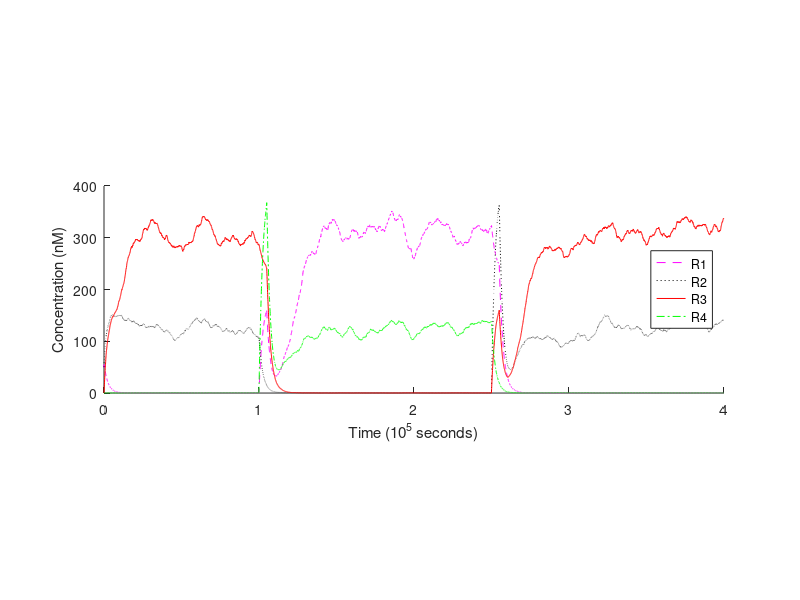

Recreate this plot in MATLAB.
% ============================== OCTAVE SETUP ==================================
    clear;
    format long;


% ========================== MODEL REACTION RATES ==============================

    % translation rates (1/s)
    Kt_R1 = 6e-4;
    Kt_R2 = 6e-4;
    Kt_R3 = 6e-4;
    Kt_R4 = 6e-4;

    % mRNA degradation rates (1/s)
    Kd_mR1P1 = 2.5e-3;
    Kd_mR4P1 = 2.5e-3;
    Kd_mR2P2 = 2.5e-3;
    Kd_mR3P2 = 2.5e-3;
    Kd_mR1P3 = 2.5e-3;
    Kd_mR2P4 = 2.5e-3;
    Kd_mR3P5 = 2.5e-3;
    Kd_mR4P6 = 2.5e-3;

    % protein degradation rates (1/s)
    Kd_R1 = 4e-4;
    Kd_R2 = 4e-4;
    Kd_R3 = 4e-4;
    Kd_R4 = 4e-4;

    % maximum/unrepressed transcription rates (M/s)
    Kb_P1 = 4e-10;
    Kb_P2 = 4e-10;
    Kb_P3 = 4e-10;
    Kb_P4 = 4e-10;
    Kb_P5 = 4e-10;
    Kb_P6 = 4e-10;

    % Hill coefficients (scalar)
    Na_P1 = 1.3;
    Na_P2 = 1.3;
    Nr_R2P1 = 1.3;
    Nr_R4P2 = 1.3;
    Nr_R3P3 = 1.3;
    Nr_R3P4 = 1.3;
    Nr_R4P4 = 1.3;
    Nr_R1P5 = 1.3;
    Nr_R1P6 = 1.3;
    Nr_R2P6 = 1.3;

    % Hill activation constants (M)
    Ka_P1 = 2e-8;
    Ka_P2 = 2e-8;

    % Hill repression constants (M)
    Kr_R2P1 = 6e-10;
    Kr_R4P2 = 6e-10;
    Kr_R3P3 = 6e-10;
    Kr_R3P4 = 6e-10;
    Kr_R4P4 = 6e-10;
    Kr_R1P5 = 6e-10;
    Kr_R1P6 = 6e-10;
    Kr_R2P6 = 6e-10;


% ============================ INPUT PARAMETERS ================================

    % time settings
    dt = 60;                   % 1 minute timesteps
    simulation = 0 : dt : 4e5; % simulation length control

     % constant input vector
    Is = zeros(1, length(simulation));
    Is(:) = 50e-9;

    % induced decrease in repressor binding affinity used to trigger the switch
    switch_trigger = 4e-6 - 6e-10;

    % save original Hill repression constants
    Kr_R2P1_ori = Kr_R2P1;
    Kr_R4P2_ori = Kr_R4P2;
    Kr_R3P3_ori = Kr_R3P3;
    Kr_R3P4_ori = Kr_R3P4;
    Kr_R4P4_ori = Kr_R4P4;
    Kr_R1P5_ori = Kr_R1P5;
    Kr_R1P6_ori = Kr_R1P6;
    Kr_R2P6_ori = Kr_R2P6;

    % initial state concentrations (M)
    R1 = R2 = 50e-9;
    R3 = R4 = 0e-9;


% =============================== SIMULATION ===================================

    % preallocate arrays to store concentrations over time
    R1s = zeros(1, length(simulation));
    R2s = zeros(1, length(simulation));
    R3s = zeros(1, length(simulation));
    R4s = zeros(1, length(simulation));

    % precompute loop invariants and reduced coefficients
    a1 = Kt_R1 * Kb_P1 / Kd_mR1P1;
    a2 = Kt_R1 * Kb_P3 / Kd_mR1P3;
    b1 = Kt_R2 * Kb_P2 / Kd_mR2P2;
    b2 = Kt_R2 * Kb_P4 / Kd_mR2P4;
    c1 = Kt_R3 * Kb_P2 / Kd_mR3P2;
    c2 = Kt_R3 * Kb_P5 / Kd_mR3P5;
    d1 = Kt_R4 * Kb_P1 / Kd_mR4P1;
    d2 = Kt_R4 * Kb_P6 / Kd_mR4P6;
    V = 1e9;
    iSqrtV = 1 / sqrt(V);

    % abstractions for activation & repression Hill-function
    function y = Ha(X, n, K)
        Xn = X^n;
        y = Xn / (K^n + Xn);
    endfunction
    function y = Hr(X, n, K)
        y = 1 / (1 + (X/K)^n);
    endfunction

    % generate Gaussian noise with zero mean and variance one
    random_seed = 73544911520192
    randn('seed', random_seed);
    noise_scaling = 1/55;
    noise_a1 = randn(length(simulation), 1) * noise_scaling;
    noise_a2 = randn(length(simulation), 1) * noise_scaling;
    noise_a3 = randn(length(simulation), 1) * noise_scaling;
    noise_b1 = randn(length(simulation), 1) * noise_scaling;
    noise_b2 = randn(length(simulation), 1) * noise_scaling;
    noise_b3 = randn(length(simulation), 1) * noise_scaling;
    noise_c1 = randn(length(simulation), 1) * noise_scaling;
    noise_c2 = randn(length(simulation), 1) * noise_scaling;
    noise_c3 = randn(length(simulation), 1) * noise_scaling;
    noise_d1 = randn(length(simulation), 1) * noise_scaling;
    noise_d2 = randn(length(simulation), 1) * noise_scaling;
    noise_d3 = randn(length(simulation), 1) * noise_scaling;

    % actual simulation
    for t = 1 : length(simulation)

        % store current state
        R1s(t) = R1;
        R2s(t) = R2;
        R3s(t) = R3;
        R4s(t) = R4;

        % change binding following hold or release of switch trigger
        if t >= 1e5 / dt && t <= 1.05e5 / dt
            Kr_R1P5 = Kr_R1P5_ori + switch_trigger;
            Kr_R1P6 = Kr_R1P6_ori + switch_trigger;
            Kr_R2P6 = Kr_R2P6_ori + switch_trigger;
            Kr_R2P1 = Kr_R2P1_ori + switch_trigger;
            T12s(t) = Kr_R2P1_ori + switch_trigger;
            Kr_R3P3 = Kr_R3P3_ori;
            Kr_R3P4 = Kr_R3P4_ori;
            Kr_R4P4 = Kr_R4P4_ori;
            Kr_R4P2 = Kr_R4P2_ori;
        elseif t >= 2.50e5 / dt && t <= 2.55e5 / dt
            Kr_R1P5 = Kr_R1P5_ori;
            Kr_R1P6 = Kr_R1P6_ori;
            Kr_R2P6 = Kr_R2P6_ori;
            Kr_R2P1 = Kr_R2P1_ori;
            Kr_R3P3 = Kr_R3P3_ori + switch_trigger;
            Kr_R3P4 = Kr_R3P4_ori + switch_trigger;
            Kr_R4P4 = Kr_R4P4_ori + switch_trigger;
            Kr_R4P2 = Kr_R4P2_ori + switch_trigger;
            T34s(t) = Kr_R4P2_ori + switch_trigger;
        else
            Kr_R2P1 = Kr_R2P1_ori;
            Kr_R4P2 = Kr_R4P2_ori;
            Kr_R3P3 = Kr_R3P3_ori;
            Kr_R3P4 = Kr_R3P4_ori;
            Kr_R4P4 = Kr_R4P4_ori;
            Kr_R1P5 = Kr_R1P5_ori;
            Kr_R1P6 = Kr_R1P6_ori;
            Kr_R2P6 = Kr_R2P6_ori;
            T12s(t) = Kr_R2P1_ori;
            T34s(t) = Kr_R4P2_ori;
        endif

        % common subexpression optimization (used below)
        activationP1 = Ha(Is(t), Na_P1, Ka_P1);
        repressionP1 = Hr(R2, Nr_R2P1, Kr_R2P1);
        activationP2 = Ha(Is(t), Na_P2, Ka_P2);
        repressionP2 = Hr(R4, Nr_R4P2, Kr_R4P2);
        a1_prime = a1 * activationP1 * repressionP1;
        a2_prime = a2 * Hr(R3, Nr_R3P3, Kr_R3P3);
        a3_prime = Kd_R1 * R1;
        b1_prime = b1 * activationP2 * repressionP2;
        b2_prime = b2 * Hr(R3, Nr_R3P4, Kr_R3P4) * Hr(R4, Nr_R4P4, Kr_R4P4);
        b3_prime = Kd_R2 * R2;
        c1_prime = c1 * activationP2 * repressionP2;
        c2_prime = c2 * Hr(R1, Nr_R1P5, Kr_R1P5);
        c3_prime = Kd_R3 * R3;
        d1_prime = d1 * activationP1 * repressionP1;
        d2_prime = d2 * Hr(R1, Nr_R1P6, Kr_R1P6) * Hr(R2, Nr_R2P6, Kr_R2P6);
        d3_prime = Kd_R4 * R4;

        % compute variation
        dR1dt = a1_prime + a2_prime - a3_prime + iSqrtV*(sqrt(a1_prime)*noise_a1(t) + sqrt(a2_prime)*noise_a2(t) - sqrt(a3_prime)*noise_a3(t));
        dR2dt = b1_prime + b2_prime - b3_prime + iSqrtV*(sqrt(b1_prime)*noise_b1(t) + sqrt(b2_prime)*noise_b2(t) - sqrt(b3_prime)*noise_b3(t));
        dR3dt = c1_prime + c2_prime - c3_prime + iSqrtV*(sqrt(c1_prime)*noise_c1(t) + sqrt(c2_prime)*noise_c2(t) - sqrt(c3_prime)*noise_c3(t));
        dR4dt = d1_prime + d2_prime - d3_prime + iSqrtV*(sqrt(d1_prime)*noise_d1(t) + sqrt(d2_prime)*noise_d2(t) - sqrt(d3_prime)*noise_d3(t));

        % apply state changes
        R1 += dR1dt * dt;
        R2 += dR2dt * dt;
        R3 += dR3dt * dt;
        R4 += dR4dt * dt;

    endfor


% ================================ RESULTS =====================================

    figure;
    hold on;

    % scale data for easier visualization
    timescale = 1e5;
    quantscale = 1e-9;
    x = simulation / timescale;
    yR1 = R1s / quantscale;
    yR2 = R2s / quantscale;
    yR3 = R3s / quantscale;
    yR4 = R4s / quantscale;

    % plot results
    plot(x,yR1,'--m;R1;', x,yR2,':k;R2;', x,yR3,'-r;R3;', x,yR4,'-.g;R4;');
    pbaspect([1 0.334 1]);
    legend('location', 'east');
    xlabel("Time (10^5 seconds)");
    ylabel("Concentration (nM)");

    hold off;
    print(strcat('stochastic-switch-', num2str(Is(1)/quantscale), '_.pdf')); % put in the folder the script is run from
